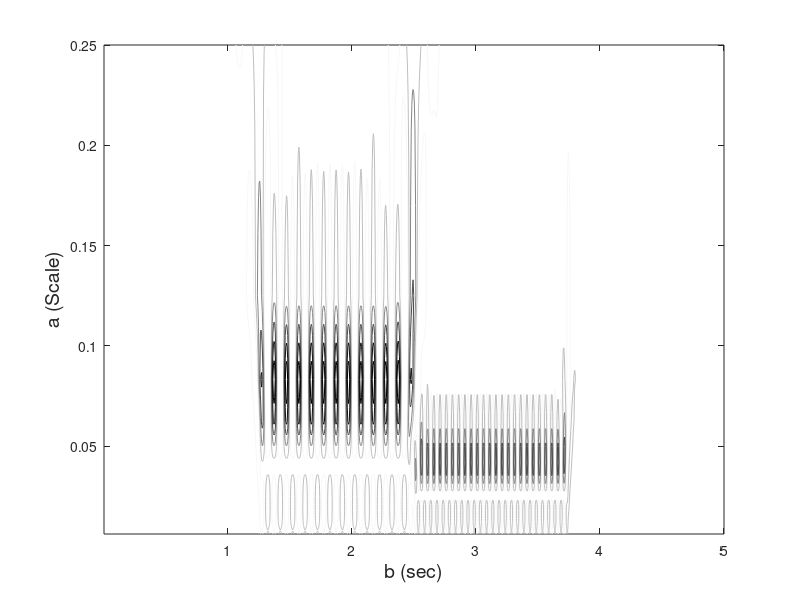
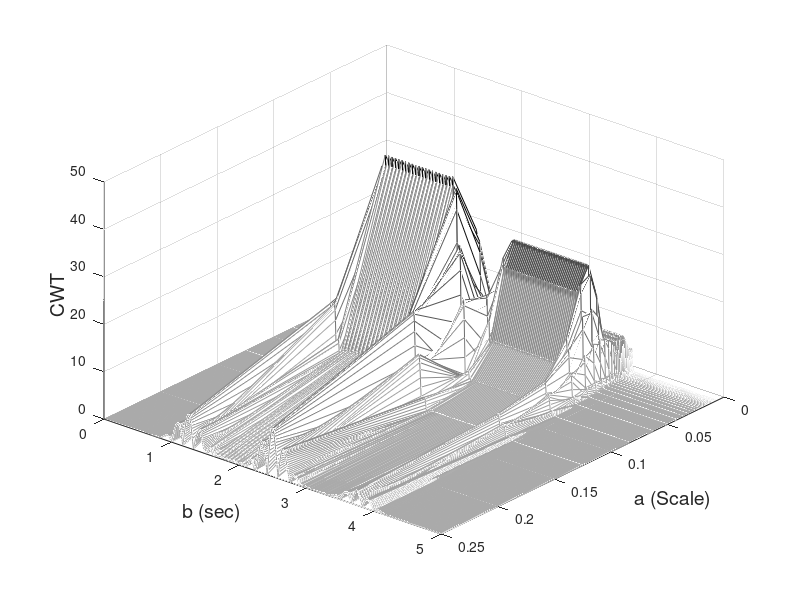

MATLAB code to generate these figures, in order:
% Example 7.1 
% Generate 2 sinusoids that change frequency in a step-like manner
% Apply the Continuous Wavelet Transform and plot results
% Use the Mexican Hat Wavelet.
%
clear all;  close all;
colormap(flipud(gray)); % Invert colormap for better viewing 
% Set up constants
fs = 200;		       % Sample frequency
N = 1000;		      % Signal length  and half wavelet length
n = N/4;		       % Signal length divided by 4
f1 = 10;		        % First frequency in Hz
f2 = 20;		        % Second frequency in Hz
resol_level = 40;	% Number of levels of a
decr_a = 2;           % Decrement for a
a_init = 0.5;		   % Initial a
wo = pi * sqrt(2/log2(2));
%
% Generate the two sine waves
tn = (1:n)/fs;		  % Time vector to create signal
b = (1:N)/fs;		  % Time vector for wavelet and plotting
x = [zeros(n,1); sin(2*pi*f1*tn)'; sin(2*pi*f2*tn)'; zeros(n,1)];
%
% Calculate Continuous Wavelet Transform
for k = 1:resol_level
     a(k) = a_init/(k*decr_a);	  % Set scale
     t = b/a(k);                       % Time vector for Wavelet
     wav = (exp(-t.^2).* cos(wo*t))/sqrt(a(k));   % Generate Morlet Wavlet
     psi = [fliplr(wav) wav(2:end)];         %  Make symmetrical about zero
    wlet(k,:) = psi; 
     CW_Trans(:,k) =conv(x,psi,'same');  % Remove extra points from each end
end
%

contour(b,a,CW_Trans');			% Contour plot
ylabel('a (Scale)','FontSize',14);
xlabel('b (sec)','FontSize',14);
caxis([-5 30]);
figure; colormap(flipud(gray));
mesh(a,b,abs(CW_Trans));    % Plot in 3 dimensions
xlabel('a (Scale)','FontSize',14);
ylabel('b (sec)','FontSize',14);
zlabel('CWT','FontSize',14)
view([130 37]);
caxis([-20 40]);
